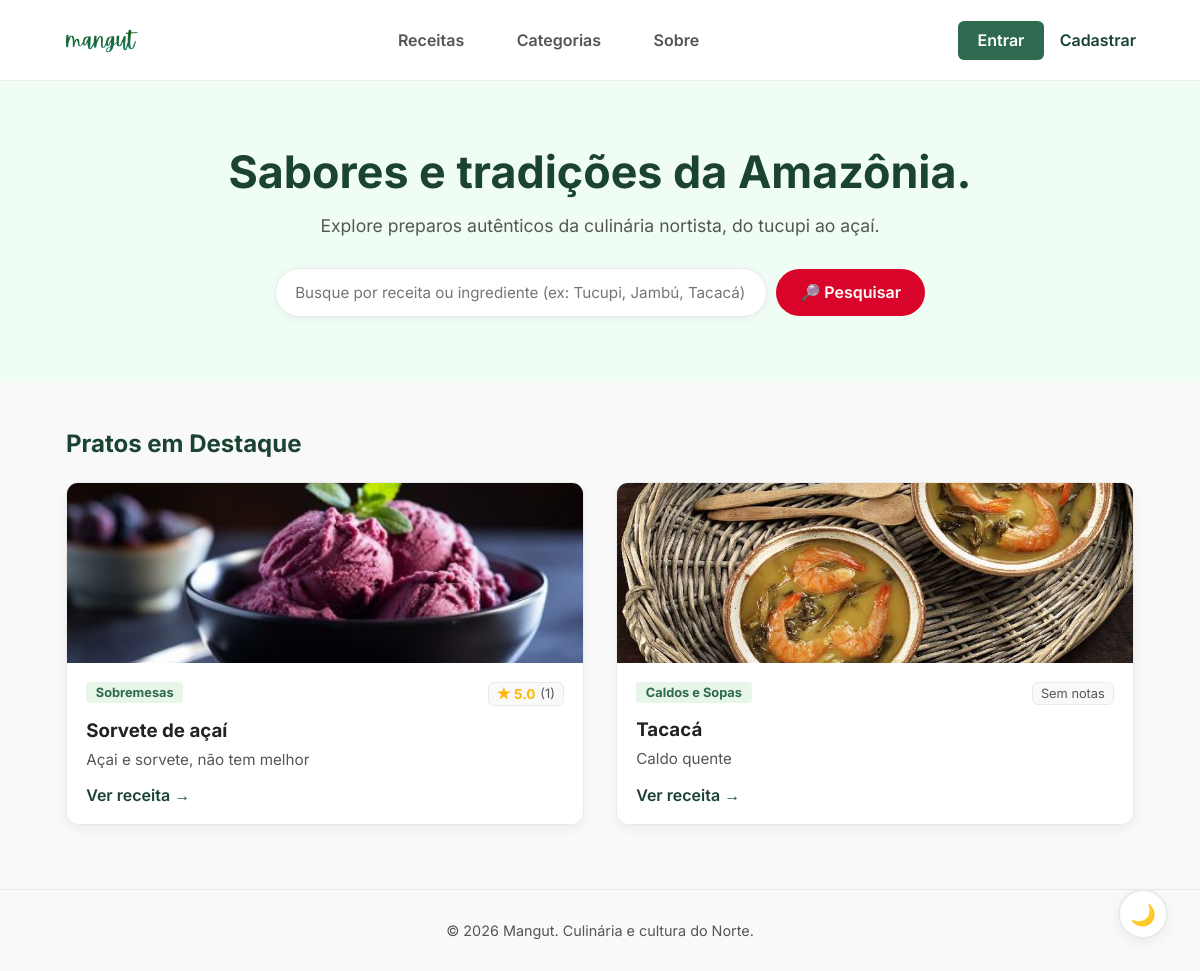
The page / on the database its author committed.
### app/models.py (models this page shows)
class Receita(db.Model):
    __tablename__ = 'receitas'
    idreceitas = db.Column(db.Integer, primary_key=True)
    nome = db.Column(db.String(90), nullable=False)
    descricao = db.Column(db.String(255))
    lista_ingredientes = db.Column(db.Text, nullable=False)
    modo_preparo = db.Column(db.Text, nullable=False)
    imagem_url = db.Column(db.String(500), nullable=True)
    gastronomos_idgastronomos = db.Column(db.Integer, db.ForeignKey('gastronomos.idgastronomos'), nullable=False)
    categoria_idcategoria = db.Column(db.Integer, db.ForeignKey('categoria.idcategoria'), nullable=False)
    avaliacoes = db.relationship('AvaliacaoReceita', backref='receita', lazy=True)

class Categoria(db.Model):
    __tablename__ = 'categoria'
    idcategoria = db.Column(db.Integer, primary_key=True)
    nome = db.Column(db.String(45), nullable=False)
    receitas = db.relationship('Receita', backref='categoria_rel', lazy=True)

### app/routes.py (the view)
@main.route('/')
def index():
    query = request.args.get('q', '').strip()
    if query:
        receitas_db = Receita.query.filter(
            (Receita.nome.ilike(f'%{query}%')) |
            (Receita.lista_ingredientes.ilike(f'%{query}%'))
        ).all()
    else:
        receitas_db = Receita.query.all()
    receitas_formatadas = []
    for r in receitas_db:
        avaliacoes = AvaliacaoReceita.query.filter_by(receitas_idreceitas=r.idreceitas).all()
        qtd_avaliacoes = len(avaliacoes)
        media_estrelas = round(sum(a.avaliacoes for a in avaliacoes) / qtd_avaliacoes, 1) if qtd_avaliacoes > 0 else 0.0
        receitas_formatadas.append({
            "id": r.idreceitas,
            "nome": r.nome,
            "categoria": r.categoria_rel.nome,
            "descricao": r.descricao,
            "imagem_url": r.imagem_url or "https://images.unsplash.com/photo-1546069901-ba9599a7e63c?w=500",
            "media_estrelas": media_estrelas,
            "qtd_avaliacoes": qtd_avaliacoes
        })
    return render_template('index.html', receitas=receitas_formatadas, busca=query)

### app/templates/index.html (shortened to what this page needs)
<!DOCTYPE html>
<html lang="pt-br">
<head>
    <link rel="stylesheet" href="{{ url_for('static', filename='css/style.css') }}">
</head>
<body>
    <header class="navbar">
        <a href="/" class="logo-link">
            <img src="{{ url_for('static', filename='img/logo.png') }}" alt="Logo Mangut" class="navbar-logo">
        </a>
        <nav class="nav-links">
            <a href="/">Receitas</a>
            <a href="#">Categorias</a>
            <a href="#">Sobre</a>
        </nav>
        <div class="nav-actions">
            {% if current_user.is_authenticated %}
                <a href="/perfil" style="font-weight: 600; color: var(--text-accent); font-size: 0.9rem; text-decoration: none;" title="Ver meu perfil">
                    👤 {{ current_user.nome }} {% if current_user.is_admin %}(ADM){% endif %}
                </a>
                <a href="/receita/nova" class="btn-primary" style="text-decoration: none;">+ Nova Receita</a>
                <a href="/logout" class="btn-logout" title="Sair do sistema">🚪 Sair</a>
            {% else %}
                <a href="/login" class="btn-primary" style="text-decoration: none;">Entrar</a>
                <a href="/cadastro" style="color: var(--text-accent); font-weight: 600; text-decoration: none;">Cadastrar</a>
            {% endif %}
        </div>
    </header>
    <section class="hero">
        <h1>Sabores e tradições da Amazônia.</h1>
        <p>Explore preparos autênticos da culinária nortista, do tucupi ao açaí.</p>
        <form action="/" method="GET" class="search-form">
            <input
                type="text"
                name="q"
                placeholder="Busque por receita ou ingrediente (ex: Tucupi, Jambú, Tacacá)..."
                value="{{ busca or '' }}"
                class="search-input">
            <button type="submit" class="btn-cta search-btn">🔎 Pesquisar</button>
        </form>
    </section>
    <main class="container" id="receitas">
        <h2>
            {% if busca %}
                Resultados para "{{ busca }}" ({{ receitas|length }})
            {% else %}
                Pratos em Destaque
            {% endif %}
        </h2>
        {% if receitas %}
        <div class="recipe-grid">
            {% for receita in receitas %}
            <div class="recipe-card">
                <img src="{{ receita.imagem_url }}" alt="{{ receita.nome }}" class="card-img">
                <div class="card-content">
                    <div>
                        <div style="display: flex; justify-content: space-between; align-items: center; margin-bottom: 0.8rem;">
                            <div class="card-tag" style="margin-bottom: 0;">{{ receita.categoria }}</div>
                            <div class="rating-badge">
                                {% if receita.qtd_avaliacoes > 0 %}
                                    <span style="color: #ffb703; font-weight: 700;">★ {{ receita.media_estrelas }}</span>
                                    <span style="color: var(--text-secondary); font-size: 0.8rem;">({{ receita.qtd_avaliacoes }})</span>
                                {% else %}
                                    <span style="color: var(--text-secondary); font-size: 0.8rem;">Sem notas</span>
                                {% endif %}
                            </div>
                        </div>
                        <h3>{{ receita.nome }}</h3>
                        <p>{{ receita.descricao }}</p>
                    </div>
                    <a href="/receita/{{ receita.id }}" class="card-link">Ver receita →</a>
                </div>
            </div>
            {% endfor %}
        </div>
        {% else %}
            <p class="no-reviews">Nenhuma receita encontrada para "{{ busca }}". Tente buscar por outros ingredientes!</p>
        {% endif %}
    </main>
    <footer>
        <p>&copy; 2026 Mangut. Culinária e cultura do Norte.</p>
    </footer>
    <button id="theme-toggle" class="theme-toggle-floating" title="Alternar Modo Escuro">🌙</button>
</body>
</html>

### app/static/css/style.css (style rules this page uses)
:root { --bg-main: #f9f9f9; --bg-card: #ffffff; --bg-hero: #f0fdf4; --text-primary: #222222; --text-secondary: #555555; --text-accent: #1b4332; --border-color: #eaeaea; --tag-bg: #e8f5e9; --tag-text: #2d6a4f; --btn-cta: #d90429; --btn-cta-hover: #ef233c; --card-shadow: rgba(0, 0, 0, 0.05); }
* { margin: 0; padding: 0; box-sizing: border-box; font-family: 'Inter', sans-serif; transition: background-color 0.3s ease, color 0.3s ease; }
body { background-color: var(--bg-main); color: var(--text-primary); }
.navbar { display: flex; justify-content: space-between; align-items: center; padding: 1.2rem 4rem; background-color: var(--bg-card); border-bottom: 1px solid var(--border-color); }
.logo-link { display: flex; align-items: center; text-decoration: none; }
.navbar-logo { height: 42px; width: auto; object-fit: contain; transition: transform 0.2s ease; }
.nav-links a { margin: 0 1.5rem; text-decoration: none; color: var(--text-secondary); font-weight: 600; }
.nav-actions { display: flex; align-items: center; gap: 1rem; }
.btn-primary { background-color: var(--tag-text); color: white; border: none; padding: 0.6rem 1.2rem; border-radius: 6px; font-weight: 600; cursor: pointer; }
.hero { text-align: center; padding: 4rem 2rem; background-color: var(--bg-hero); }
.hero h1 { font-size: 2.8rem; color: var(--text-accent); margin-bottom: 1rem; }
.hero p { font-size: 1.1rem; color: var(--text-secondary); max-width: 600px; margin: 0 auto 2rem auto; }
.btn-cta { background-color: var(--btn-cta); color: white; border: none; padding: 0.8rem 1.8rem; font-size: 1rem; border-radius: 25px; font-weight: 600; cursor: pointer; }
.container { max-width: 1100px; margin: 3rem auto; padding: 0 1rem; }
.container h2 { margin-bottom: 1.5rem; color: var(--text-accent); }
.recipe-grid { display: grid; grid-template-columns: repeat(auto-fit, minmax(300px, 1fr)); gap: 2rem; }
.recipe-card { background: var(--bg-card); padding: 1.5rem; border-radius: 12px; border: 1px solid var(--border-color); box-shadow: 0 4px 12px var(--card-shadow); display: flex; flex-direction: column; justify-content: space-between; }
.card-tag { align-self: flex-start; background: var(--tag-bg); color: var(--tag-text); font-size: 0.8rem; font-weight: 700; padding: 0.2rem 0.6rem; border-radius: 4px; margin-bottom: 0.8rem; }
.recipe-card h3 { margin-bottom: 0.5rem; color: var(--text-primary); }
.recipe-card p { color: var(--text-secondary); font-size: 0.95rem; margin-bottom: 1rem; }
.card-link { color: var(--text-accent); text-decoration: none; font-weight: 600; }
footer { text-align: center; padding: 2rem; color: var(--text-secondary); font-size: 0.9rem; border-top: 1px solid var(--border-color); margin-top: 4rem; }
.recipe-card { overflow: hidden; padding: 0 !important; }
.card-img { width: 100%; height: 180px; object-fit: cover; display: block; }
.card-content { padding: 1.2rem; display: flex; flex-direction: column; justify-content: space-between; flex-grow: 1; }
.theme-toggle-floating { position: fixed; bottom: 2rem; right: 2rem; width: 50px; height: 50px; background-color: var(--bg-card); border: 2px solid var(--border-color); color: var(--text-primary); border-radius: 50%; cursor: pointer; font-size: 1.3rem; display: flex; align-items: center; justify-content: center; box-shadow: 0 4px 14px var(--card-shadow); z-index: 1000; transition: transform 0.2s ease, background-color 0.3s ease; }
.rating-badge { background-color: var(--bg-main); padding: 0.2rem 0.5rem; border-radius: 6px; border: 1px solid var(--border-color); font-size: 0.85rem; display: inline-flex; align-items: center; gap: 0.3rem; }
.search-form { display: flex; justify-content: center; align-items: center; gap: 0.6rem; max-width: 650px; margin: 1.5rem auto 0 auto; flex-wrap: wrap; }
.search-input { flex: 1; min-width: 280px; padding: 0.85rem 1.2rem; border: 1px solid var(--border-color); border-radius: 25px; background: var(--bg-card); color: var(--text-primary); font-size: 0.95rem; box-shadow: 0 2px 8px var(--card-shadow); outline: none; }
.search-btn { padding: 0.85rem 1.5rem !important; }

### rows shown on the page
Receita: imagem_url (picture), nome "Sorvete de açaí", descricao "Açai e sorvete, não tem melhor"
Categoria: categoria "Sobremesas"
Receita: imagem_url (picture), nome "Tacacá", descricao "Caldo quente"
Categoria: categoria "Caldos e Sopas"

### other values the page prints
{{ receita.media_estrelas }} "5.0"
{{ receita.qtd_avaliacoes }} "1"
